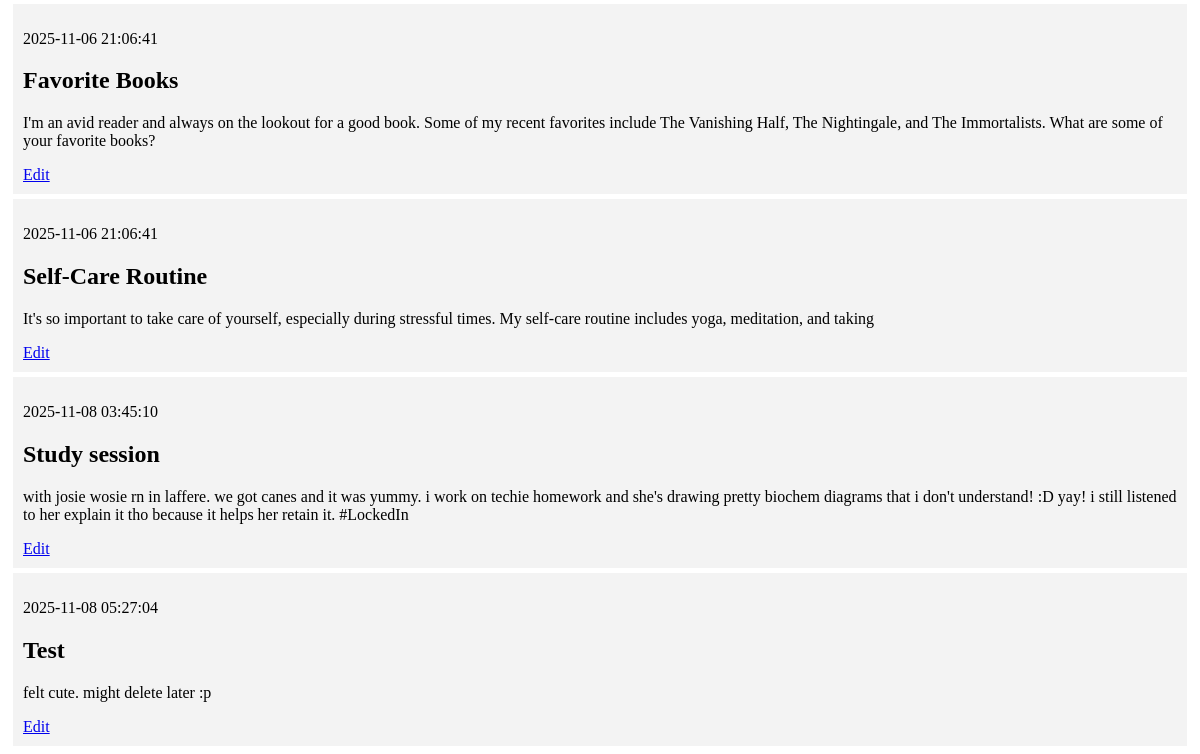
Before: / (lower part) with the older database file.
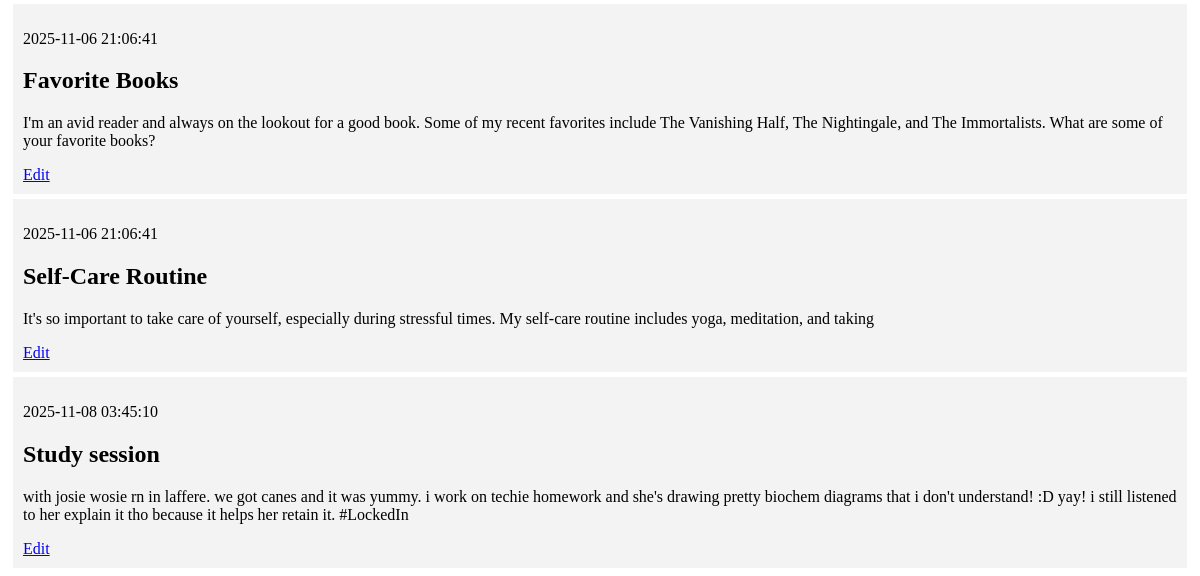
After: the same page with the newer database file.
### tables this page shows
CREATE TABLE posts (
    id INTEGER PRIMARY KEY AUTOINCREMENT,
    created TIMESTAMP NOT NULL DEFAULT CURRENT_TIMESTAMP,
    title TEXT NOT NULL,
    content TEXT NOT NULL
);

### app.py (the view)
@app.route('/')
def index():
    conn = get_db_connection()
    posts = conn.execute('SELECT * FROM posts').fetchall()
    conn.close()
    return render_template('index.html', posts=posts)

### app.py (called while the page is built)
def get_db_connection():
    conn = sqlite3.connect('database.db')
    conn.row_factory = sqlite3.Row
    return conn

### templates/index.html (shortened to what this page needs)
{% extends 'base.html' %}
{% block content %}
    {% for post in posts %}
        <div class='post'>
            <p>{{ post['created'] }}</p>
            <h2>{{ post['title'] }}</h2>
            <p>{{ post['content'] }}</p>
            <a href="{{ url_for('edit', id=post['id']) }}">Edit</a>
        </div>
    {% endfor %}
{% endblock %}

### templates/base.html (shortened to what this page needs)
<!DOCTYPE html>
<html lang="en">
<head>
</head>
<body>
    <div class="content">
        {% block content %} {% endblock %}
    </div>
</body>
</html>

### templates/base.html (style rules this page uses)
.post { padding: 10px; margin: 5px; background-color: #f3f3f3 }

Changed rows visible on the page:
removed posts: created "2025-11-08 05:27:04", title "Test", content "felt cute. might delete later :p"
